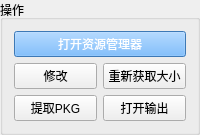
            <widget class="QGroupBox" name="groupBox_btn">
             <property name="title">
              <string>操作</string>
             </property>
             <layout class="QVBoxLayout" name="verticalLayout_13">
              <item>
               <widget class="QPushButton" name="btn_open">
                <property name="minimumSize">
                 <size>
                  <width>0</width>
                  <height>0</height>
                 </size>
                </property>
                <property name="maximumSize">
                 <size>
                  <width>16777215</width>
                  <height>16777215</height>
                 </size>
                </property>
                <property name="styleSheet">
                 <string notr="true">color: rgb(255, 255, 255);
background-color: rgb(85, 170, 255);</string>
                </property>
                <property name="text">
                 <string>打开资源管理器</string>
                </property>
               </widget>
              </item>
              <item>
               <layout class="QHBoxLayout" name="horizontalLayout_15">
                <item>
                 <widget class="QPushButton" name="btn_edit">
                  <property name="minimumSize">
                   <size>
                    <width>0</width>
                    <height>0</height>
                   </size>
                  </property>
                  <property name="maximumSize">
                   <size>
                    <width>16777215</width>
                    <height>16777215</height>
                   </size>
                  </property>
                  <property name="text">
                   <string>修改</string>
                  </property>
                 </widget>
                </item>
                <item>
                 <widget class="QPushButton" name="btn_capacity">
                  <property name="text">
                   <string>重新获取大小</string>
                  </property>
                 </widget>
                </item>
               </layout>
              </item>
              <item>
               <layout class="QHBoxLayout" name="horizontalLayout_16">
                <item>
                 <widget class="QPushButton" name="btn_repkg_work">
                  <property name="minimumSize">
                   <size>
                    <width>0</width>
                    <height>0</height>
                   </size>
                  </property>
                  <property name="text">
                   <string>提取PKG</string>
                  </property>
                 </widget>
                </item>
                <item>
                 <widget class="QPushButton" name="btn_repkg_dir">
                  <property name="minimumSize">
                   <size>
                    <width>0</width>
                    <height>0</height>
                   </size>
                  </property>
                  <property name="text">
                   <string>打开输出</string>
                  </property>
                 </widget>
                </item>
               </layout>
              </item>
             </layout>
            </widget>
